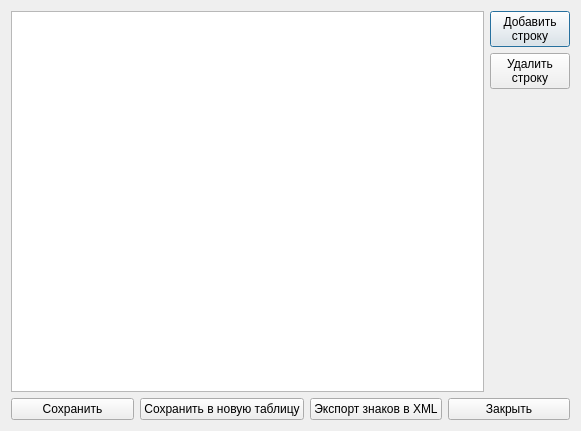
<?xml version="1.0" encoding="UTF-8"?>
<ui version="4.0">
 <class>Dialog</class>
 <widget class="QDialog" name="Dialog">
  <property name="geometry">
   <rect>
    <x>0</x>
    <y>0</y>
    <width>581</width>
    <height>431</height>
   </rect>
  </property>
  <property name="windowTitle">
   <string>Dialog</string>
  </property>
  <layout class="QGridLayout" name="gridLayout">
   <item row="0" column="0">
    <widget class="QTableView" name="listWgt"/>
   </item>
   <item row="0" column="1">
    <layout class="QVBoxLayout" name="verticalLayout">
     <item>
      <widget class="QPushButton" name="addButton">
       <property name="text">
        <string>Добавить
строку</string>
       </property>
      </widget>
     </item>
     <item>
      <widget class="QPushButton" name="delButton">
       <property name="text">
        <string>Удалить
строку</string>
       </property>
      </widget>
     </item>
     <item>
      <spacer name="verticalSpacer">
       <property name="orientation">
        <enum>Qt::Vertical</enum>
       </property>
       <property name="sizeHint" stdset="0">
        <size>
         <width>20</width>
         <height>40</height>
        </size>
       </property>
      </spacer>
     </item>
    </layout>
   </item>
   <item row="1" column="0" colspan="2">
    <layout class="QHBoxLayout" name="horizontalLayout">
     <item>
      <widget class="QPushButton" name="saveButton">
       <property name="text">
        <string>Сохранить</string>
       </property>
      </widget>
     </item>
     <item>
      <widget class="QPushButton" name="csvExpButton">
       <property name="text">
        <string>Сохранить в новую таблицу</string>
       </property>
      </widget>
     </item>
     <item>
      <widget class="QPushButton" name="xmlExpButton">
       <property name="text">
        <string>Экспорт знаков в XML</string>
       </property>
      </widget>
     </item>
     <item>
      <widget class="QPushButton" name="closeButton">
       <property name="text">
        <string>Закрыть</string>
       </property>
      </widget>
     </item>
    </layout>
   </item>
  </layout>
 </widget>
 <resources/>
 <connections/>
</ui>
